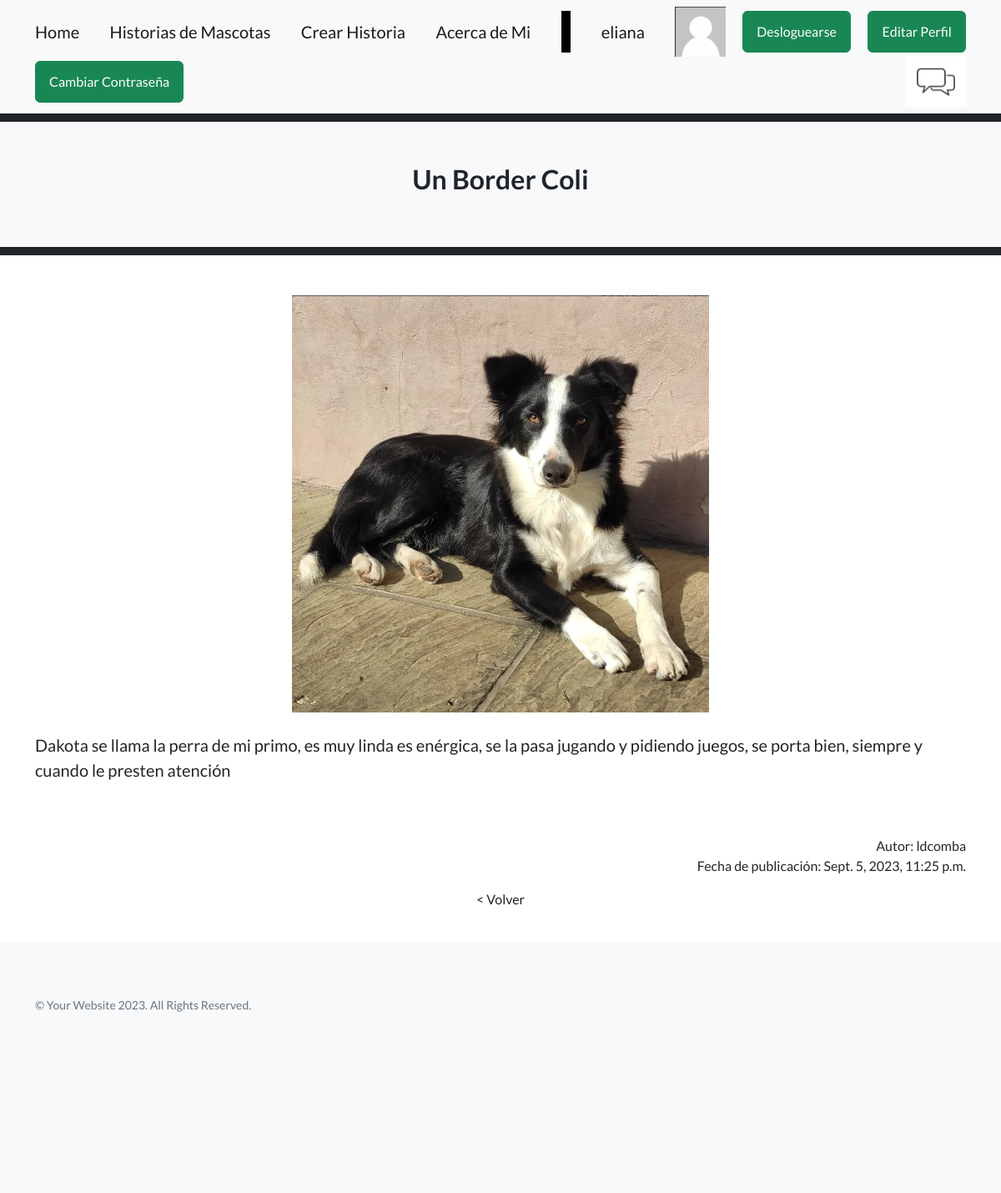
/AppPages/routePages/2 (signed in), run on the app's committed database.
### AppPages/models.py (models this page shows, shortened)
class Mascota(models.Model):
    mascotaSeleccion= (
        ('gato','Gato'),
        ('perro','Perro'),
        ('pajaro','Pajaro'),
        ('pez','Pez'),
        ('otro','Otro')
    )
    autor=models.ForeignKey(User, on_delete=models.CASCADE,blank=False)
    mascota= models.CharField(max_length=50, choices=mascotaSeleccion, default='')
    nombreMascota=models.CharField(max_length=50, blank=False)
    titulo=models.CharField(max_length=50,blank=False)
    historia = models.TextField(
        validators=[MaxLengthValidator(limit_value=3200, message='La historia no puede superar 40 líneas.')],
        help_text="Ingresa la historia de la mascota (máximo 40 líneas)."
    )
    fechaPublicacion=models.DateTimeField(auto_now_add=True)
    imagenMascota = models.ImageField(null=True, blank=True, upload_to="imagenes/")
    class Meta:
        ordering = ['autor', '-fechaPublicacion']

### AppPages/views.py (the view)
# urls.py: path("routePages/<id>", routePagesId, name="routePagesId"),
def routePagesId (request,id):
    mascotasHistorias=Mascota.objects.get(id=id)
    if mascotasHistorias.imagenMascota == "":
        mensaje= "Esta publicación no tiene imagen comunicarse con el admin"
    else:
        mensaje=""
    return render(request, "04_routePagesId.html",{"mascotasHistorias":mascotasHistorias,"mensaje":mensaje,"avatar":obtenerAvatar(request)})

### AppPages/views.py (called while the page is built)
def obtenerAvatar(request):
    avatares = PerfilUsuario.objects.filter(Q(user=request.user.id) & Q(imagen__isnull=False) & ~Q(imagen=''))
    if len(avatares)!=0:
        return avatares[0].imagen.url
    else:
        return "/media/avatars/avatarpordefecto.png"

### AppPages/templates/04_routePagesId.html (shortened to what this page needs)
{% extends "00_padre.html" %}
{% load static %}
{% block titulo %} {{mascotasHistorias.titulo}} {% endblock %}
{% block contenido_que_cambia %}
<div class="container text-center">
                <div class="card-body">
                        {% if  mascotasHistorias.imagenMascota  == "" %}
                            <img src="{% static 'AppPages/assets/img/noImage.jpg' %}" alt="avatar" style="width:500px;height:auto;" >
                        {% else %}
                            <img src="{{ mascotasHistorias.imagenMascota.url }}" alt="avatar" width="500" height="auto" />
                        {% endif %}
                <div style="text-align: left;">
                    <br>
                    <p style="font-size: 20px;"> {{ mascotasHistorias.historia }}</p>
                    <br>
                </div>
                <div style="text-align: right;">
                <br>
                Autor: {{mascotasHistorias.autor}}
                <br>
                <p>Fecha de publicación:  {{mascotasHistorias.fechaPublicacion}}</p>
                </div>
                <a class="navbar-brand" href="{% url 'routePages' %}">  &lt Volver </a>
                </div>
</div>
{% endblock %}

### AppPages/templates/00_padre.html (shortened to what this page needs)
<!DOCTYPE html>
<html lang="en">
    <head>
        {% load static %}
        <link href="https://cdn.jsdelivr.net/npm/bootstrap-icons@1.5.0/font/bootstrap-icons.css" rel="stylesheet" type="text/css" />
        <link href="{% static 'AppPages/css/styles.css' %}" rel="stylesheet" />
    </head>
    <body>
        <nav class="navbar navbar-light bg-light static-top">
            <div class="container">
                <a class="navbar-brand" href="{% url 'home' %}">Home</a>
                <a class="navbar-brand" href="{% url 'routePages' %}"> Historias de Mascotas</a>
                <a class="navbar-brand" href="{% url 'crearHistoria' %}"> Crear Historia</a>
                <a class="navbar-brand" href="{% url 'aboutMe' %}">Acerca de Mi</a>
                <a class="navbar-brand text-black bg-black" style="height: 50px; line-height: 50px;">     1     </a>
                {% if user.is_authenticated %}
                <a class="navbar-brand">  {{ user.username }} </a>
                <img src="{{ avatar }}" alt="avatar" style="width:auto;height:60px;" >
                <a class="btn btn-success" href="{% url 'AppAccounts:logout' %}">Desloguearse</a>
                <a class="btn btn-success" href="{% url 'AppAccounts:editarPerfil' %}">Editar Perfil</a>
                <a class="btn btn-success" href="{% url 'AppAccounts:cambiarPass' %}">Cambiar Contraseña</a>
                <a href="{% url 'AppAccounts:chatRoom' %}">
                    <img src="{% static 'AppPages/assets/img/chatIcon.webp' %}" alt="Imagen de ejemplo" height="60px" width=auto>
                </a>
                {% else %}
                <a class="btn btn-success" href="{% url 'AppAccounts:login' %}">Loguearse</a>
                <a class="btn btn-success" href="{% url 'AppAccounts:register' %}">Registrarse</a>
                {% endif %}
            </div>
        </nav>
        <section class="footer bg-dark"
        style="height: 10px;">
        </section>
        <section class="footer bg-light"
        style="height: 50px;">
        </section>
        <section class="footer bg-light"
        style="height: 50px;">
            <div class="container position-relative">
                <div class="row justify-content-center">
                    <div class="col-xl-6 d-flex align-items-center justify-content-center text-center">
                        <h2 class="mb-4"> {% block titulo %} {% endblock %}</h2>
                    </div>
                </div>
            </div>
        </section>
        <section class="footer bg-light"
        style="height: 50px;">
        </section>
        <section class="footer bg-dark"
        style="height: 10px;">
        </section>
        <section class="footer bg-violeta-pastel"
        style="height: 40px;">
        </section>
        {% block contenido_que_cambia %}
        {% endblock %}
        <section class="footer bg-violeta-pastel"
        style="height: 40px;">
        </section>
        <footer class="footer bg-light"
        style="height: 300px;">
            <div class="container">
                <div class="row">
                    <div class="col-lg-6 h-100 text-center text-lg-start my-auto">
                        <p class="text-muted small mb-4 mb-lg-2">&copy; Your Website 2023. All Rights Reserved.</p>
                    </div>
                </div>
            </div>
        </footer>
    </body>
</html>

### data on the page
Mascota: titulo "Un Border Coli", imagenMascota (picture), historia "Dakota se llama la perra de mi primo, es muy linda es enérgica, se la pasa jugando y pidiendo juegos, se porta bien, siempre y cuando le presten atención", autor "ldcomba", fechaPublicacion "Sept. 5, 2023, 11:25 p.m."

### other printed values
{{ user.username }} "eliana"
